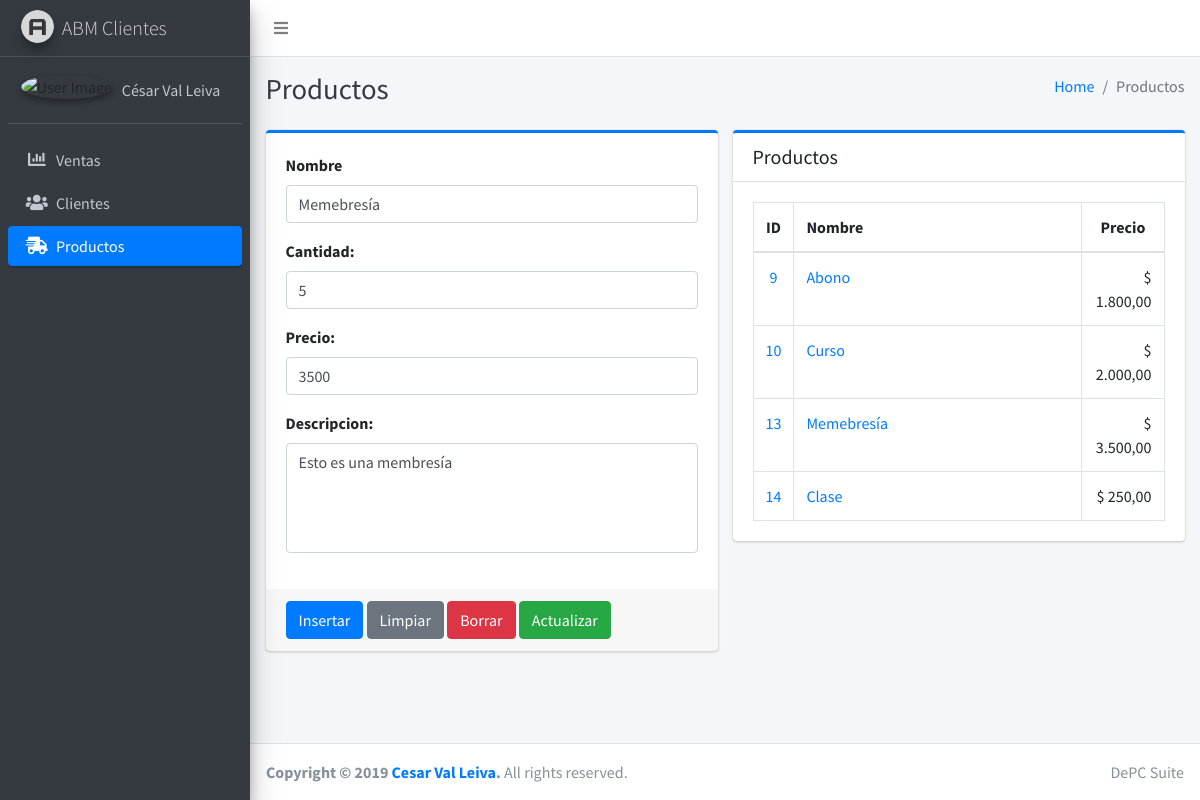
The app's page /productos.php?prod=13 with its own data.
### tables this page shows
CREATE TABLE `productos` (
  `idproducto` int(11) NOT NULL,
  `nombre` varchar(50) NOT NULL,
  `precio` decimal(10,0) NOT NULL,
  `cantidad` int(10) NOT NULL,
  `descripcion` text NOT NULL
);

### entidades/producto.php (called while the page is built, shortened)
<?php
class Producto{
    public function __get($atributo) {
        return $this->$atributo;
    }
    public function obtenerTodos(){
        $aProducto = null;
        $mysqli = new mysqli(Constante::BBDD_HOST, Constante::BBDD_USUARIO, Constante::BBDD_CLAVE, Constante::BBDD_NOMBRE);
        $resultado = $mysqli->query("SELECT idproducto,
            nombre,
            cantidad,
            precio,
            descripcion
            FROM productos ORDER BY idproducto ASC");
        if($resultado){
            while ($fila = $resultado->fetch_assoc()) {
                $obj = new Producto();
                $obj->idProducto = $fila["idproducto"];
                $obj->nombre = $fila["nombre"];
                $obj->cantidad = $fila["cantidad"];
                $obj->precio = $fila["precio"];
                $obj->descripcion = $fila["descripcion"];
                $aProducto[] = $obj;
            }
            return $aProducto;
        }
    }
    public function obtenerPorId($idProducto){
        $mysqli = new mysqli(Constante::BBDD_HOST, Constante::BBDD_USUARIO, Constante::BBDD_CLAVE, Constante::BBDD_NOMBRE);
        $resultado = $mysqli->query("SELECT idproducto,
            nombre,
            cantidad,
            precio,
            descripcion
            FROM productos
            WHERE idproducto = $idProducto");
            if($resultado){
                $fila = $resultado->fetch_assoc();
                $this->nombre = $fila["nombre"];
                $this->cantidad = $fila["cantidad"];
                $this->precio = $fila["precio"];
                $this->descripcion = $fila["descripcion"];
                return true;
            }
    }
}
?>

### productos.php (the view, shortened to what this page needs)
<?php $page = "Productos";
include_once "entidades/producto.php";
$producto = new Producto();
$aProductos = $producto->obtenerTodos();
if (isset($_GET["prod"])) {
    $producto->obtenerPorId($_GET["prod"]);
}
?>
<!DOCTYPE html>
<html lang="en">
<head>
  <link rel="stylesheet" href="plugins/fontawesome-free/css/all.min.css">
  <link rel="stylesheet" href="dist/css/adminlte.min.css">
</head>
<body class="hold-transition sidebar-mini">
<div class="wrapper">
  <?php include_once "includes/menu.php"; ?>
  <div class="content-wrapper">
    <div class="content-header">
      <div class="container-fluid">
        <div class="row mb-2">
          <div class="col-sm-6">
            <h1 class="m-0 text-dark"><?php echo $page; ?></h1>
          </div>
          <div class="col-sm-6">
            <ol class="breadcrumb float-sm-right">
              <li class="breadcrumb-item"><a href="#">Home</a></li>
              <li class="breadcrumb-item active"><?php echo $page; ?></li>
            </ol>
          </div>
        </div>
      </div>
    </div>
    <div class="content">
      <div class="container-fluid">
        <div class="row">
          <div class="col-lg-6">
            <div class="card card-primary card-outline">
              <form role="form" action="" method="POST">
                <div class="card-body">
                  <div class="form-group">
                    <label for="txtNombre">Nombre</label>
                    <input type="text" required class="form-control" name="txtNombre" id="txtNombre" value="<?php echo $producto->nombre; ?>">
                  </div>
                  <div class="form-group">
                    <label for="txtCantidad">Cantidad:</label>
                    <input type="number" required class="form-control" name="txtCantidad" id="txtCantidad" value="<?php echo $producto->cantidad; ?>">
                  </div>
                  <div class="form-group">
                    <label for="txtPrecio">Precio:</label>
                    <input type="text" class="form-control" name="txtPrecio" id="txtPrecio" value="<?php echo $producto->precio; ?>">
                  </div>
                  <div class="form-group">
                    <label for="txtDescripcion">Descripcion:</label>
                    <textarea type="text" class="form-control" rows="4" style="resize: none;" name="txtDescripcion" id="txtDescripcion"><?php echo $producto->descripcion; ?></textarea>
                  </div>
                </div>
                <div class="card-footer">
                  <input type="submit" class="btn btn-primary" name="btnInsertar" id="btnInsertar" value="Insertar">
                  <a href="productos.php" class="btn btn-secondary">Limpiar</a>
                  <input type="submit" class="btn btn-danger" name="btnBorrar" id="btnBorrar" value="Borrar">
                  <input type="submit" class="btn btn-success" name="btnActualizar" id="btnActualizar" value="Actualizar">
                </div>
              </form>
            </div>
          </div>
          <div class="col-lg-6">
            <div class="card card-primary card-outline">
              <div class="card-header">
                <h5 class="m-0">Productos</h5>
              </div>
              <div class="card-body">
                <table class="table table-bordered table-hover">
                  <thead>
                    <tr>
                      <th style="width: 8%; text-align: center;">ID</th>
                      <th style="width: 72%">Nombre</th>
                      <th style="width: 20%; text-align: center;">Precio</th>
                    </tr>
                  </thead>
                  <tbody>
                    <?php if($aProductos != ""){ foreach ($aProductos as $producto) : ?>
                      <tr>
                        <td align="center"><a href="productos.php?prod=<?php echo $producto->idProducto; ?>"><?php echo $producto->idProducto; ?></a></td>
                        <td><a href="productos.php?prod=<?php echo $producto->idProducto; ?>"><?php echo $producto->nombre; ?></a></td>
                        <td align="right">$ <?php echo number_format($producto->precio, 2, ',', '.') ?></td>
                      </tr>
                    <?php endforeach; }?>
                  </tbody>
                </table>
              </div>
            </div>
          </div>
        </div>
      </div>
    </div>
  </div>
 <?php include_once "includes/footer.php"; ?>
</div>
</body>
</html>

### records on screen
productos: txtNombre "Memebresía", txtCantidad "5", txtPrecio "3500", txtDescripcion "Esto es una membresía", idproducto "13", nombre "Memebresía", precio "3.500,00"
productos: idproducto "9", nombre "Abono", precio "1.800,00"
productos: idproducto "10", nombre "Curso", precio "2.000,00"
productos: idproducto "14", nombre "Clase", precio "250,00"

### other values on screen
$page "Productos"
